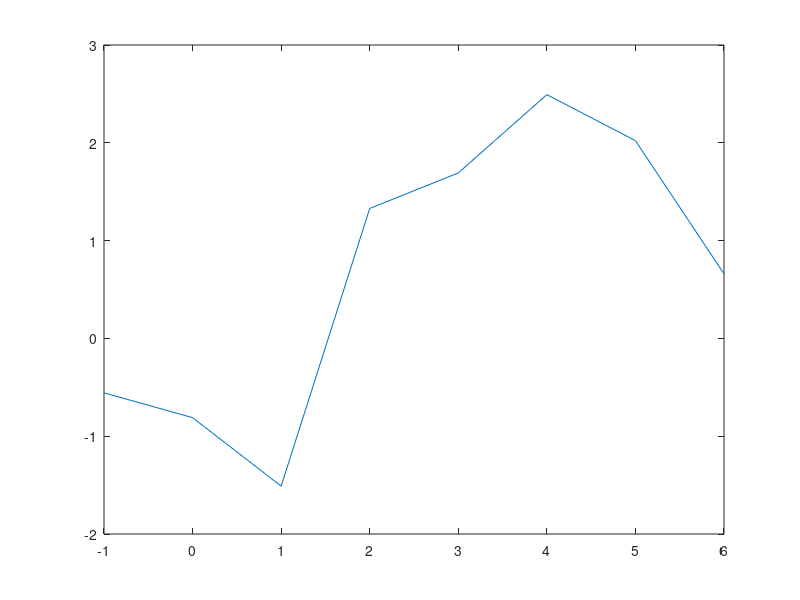

Recreate this plot in MATLAB. (Note: this script raises an error after producing the figure.)
clear all
close all
clc

a = -1;
b = 6;
f = @(x) atan(7 * (x - pi / 2)) + sin((x - pi / 2).^3);
% plot it to find zeros
plot(a:b, f(a:b));
% we will find xi = pi/2

xi_ex = pi / 2;
df = @(x) 7 ./ (1 + 49 * (x - pi / 2).^2) + 3 * (x - pi / 2).^2 .* cos((x - pi / 2).^3);
df(xi_ex);

% evaluate the derivative at zero to find the multiplicity
% in this case we get m = 1! So we can use standard Newton
x0 = 1.5; % initial guess
tol = 1e-10;
maxit = 1000;
[xi1, x_iter1] = newton (f, df, x0, tol, maxit);
xi1
iter1 = numel(x_iter1) -1
err1 = abs(xi1 - xi_ex)

% to show that Newton does not converge
x0 = 4;
[xi2, x_iter2] = newton(f, df, x0, tol, maxit);
xi2
iter2 = numel(x_iter2) - 1
err2 = abs(xi2 -xi_ex)
% we would like to perform bisection 5 times
% as Nmax = ceil(log((b-a)/tol)/log(2));, we choose a
% TOL = (b-a)/2^k

% point d
tol = (b - a) / (2^30); % so 30 k/Nmax iterations
[xi3, x_iter3] = bisection(f, a, b, tol);
xi3
numel(x_iter3) - 1

% point e
tol_bisection = (b - a) / (2^5);
tol_newton = 1e-10;
maxit_newton = 1000;
[xi4, x_iter_bisection, x_iter_newton] = bisection_newton(f, df, a, b, tol_bisection, tol_newton, maxit_newton, 1);
xi4
numel(x_iter_bisection)
numel(x_iter_newton)
